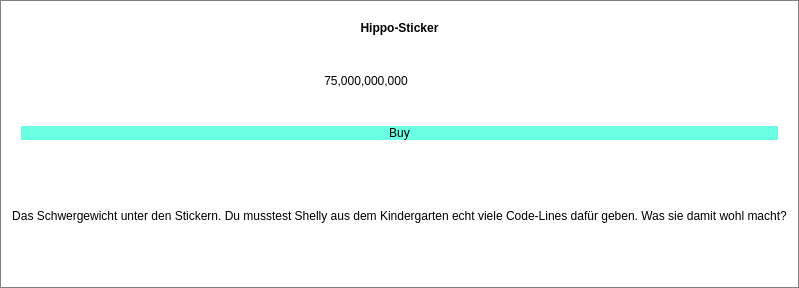
            <widget class="QFrame" name="upgradeFrameTama_2">
             <property name="enabled">
              <bool>true</bool>
             </property>
             <property name="minimumSize">
              <size>
               <width>208</width>
               <height>288</height>
              </size>
             </property>
             <property name="acceptDrops">
              <bool>true</bool>
             </property>
             <property name="toolTip">
              <string>Verdoppelt die CL pro Sekunde</string>
             </property>
             <property name="styleSheet">
              <string notr="true">background: white;
border: 1px solid grey;</string>
             </property>
             <property name="frameShape">
              <enum>QFrame::StyledPanel</enum>
             </property>
             <property name="frameShadow">
              <enum>QFrame::Raised</enum>
             </property>
             <property name="lineWidth">
              <number>3</number>
             </property>
             <layout class="QVBoxLayout" name="verticalLayout_82">
              <item>
               <widget class="QFrame" name="frame_90">
                <property name="styleSheet">
                 <string notr="true">border: 0px;</string>
                </property>
                <property name="frameShape">
                 <enum>QFrame::StyledPanel</enum>
                </property>
                <property name="frameShadow">
                 <enum>QFrame::Raised</enum>
                </property>
                <layout class="QVBoxLayout" name="verticalLayout_83">
                 <item>
                  <widget class="QLabel" name="upgradeNameTama_2">
                   <property name="font">
                    <font>
                     <weight>75</weight>
                     <bold>true</bold>
                    </font>
                   </property>
                   <property name="text">
                    <string>Hippo-Sticker</string>
                   </property>
                   <property name="alignment">
                    <set>Qt::AlignCenter</set>
                   </property>
                  </widget>
                 </item>
                 <item>
                  <widget class="QFrame" name="frame_91">
                   <property name="frameShape">
                    <enum>QFrame::StyledPanel</enum>
                   </property>
                   <property name="frameShadow">
                    <enum>QFrame::Raised</enum>
                   </property>
                   <layout class="QHBoxLayout" name="horizontalLayout_59">
                    <item>
                     <widget class="QLabel" name="upgradeCostTama_2">
                      <property name="text">
                       <string>75,000,000,000</string>
                      </property>
                      <property name="alignment">
                       <set>Qt::AlignCenter</set>
                      </property>
                     </widget>
                    </item>
                    <item>
                     <widget class="QLabel" name="upgradeImgTama_2">
                      <property name="minimumSize">
                       <size>
                        <width>61</width>
                        <height>61</height>
                       </size>
                      </property>
                      <property name="maximumSize">
                       <size>
                        <width>61</width>
                        <height>61</height>
                       </size>
                      </property>
                      <property name="text">
                       <string/>
                      </property>
                      <property name="pixmap">
                       <pixmap resource="resources.qrc">:/images/u_tama_2.png</pixmap>
                      </property>
                      <property name="scaledContents">
                       <bool>true</bool>
                      </property>
                     </widget>
                    </item>
                   </layout>
                  </widget>
                 </item>
                 <item>
                  <widget class="QPushButton" name="buyUpgradeTama_2">
                   <property name="minimumSize">
                    <size>
                     <width>80</width>
                     <height>0</height>
                    </size>
                   </property>
                   <property name="styleSheet">
                    <string notr="true">background:rgb(106, 255, 226);
font: 19pt &quot;Century Gothic&quot;;</string>
                   </property>
                   <property name="text">
                    <string>Buy</string>
                   </property>
                   <property name="default">
                    <bool>false</bool>
                   </property>
                  </widget>
                 </item>
                </layout>
               </widget>
              </item>
              <item>
               <widget class="QLabel" name="upgradeTextTama_2">
                <property name="styleSheet">
                 <string notr="true">border: 0px;
</string>
                </property>
                <property name="text">
                 <string>Das Schwergewicht unter den Stickern. Du musstest Shelly aus dem Kindergarten echt viele Code-Lines dafür geben. Was sie damit wohl macht?</string>
                </property>
                <property name="alignment">
                 <set>Qt::AlignCenter</set>
                </property>
               </widget>
              </item>
             </layout>
            </widget>
